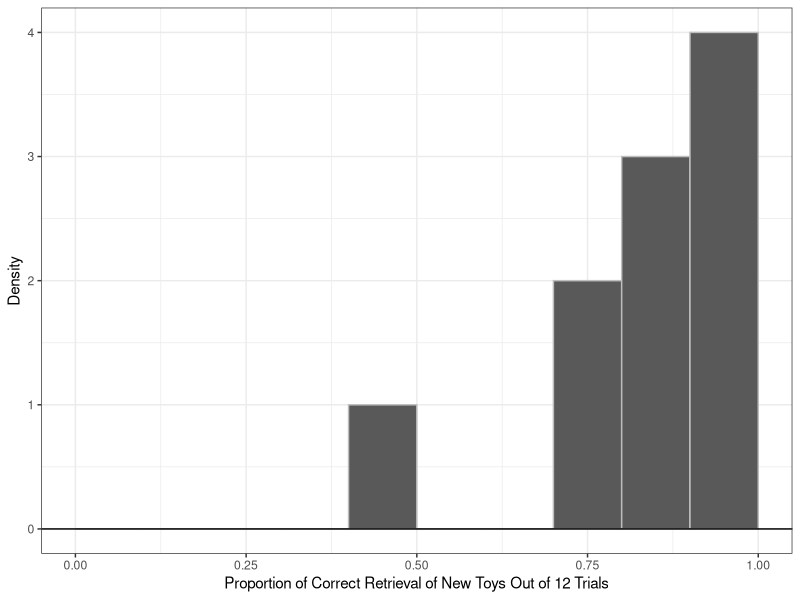
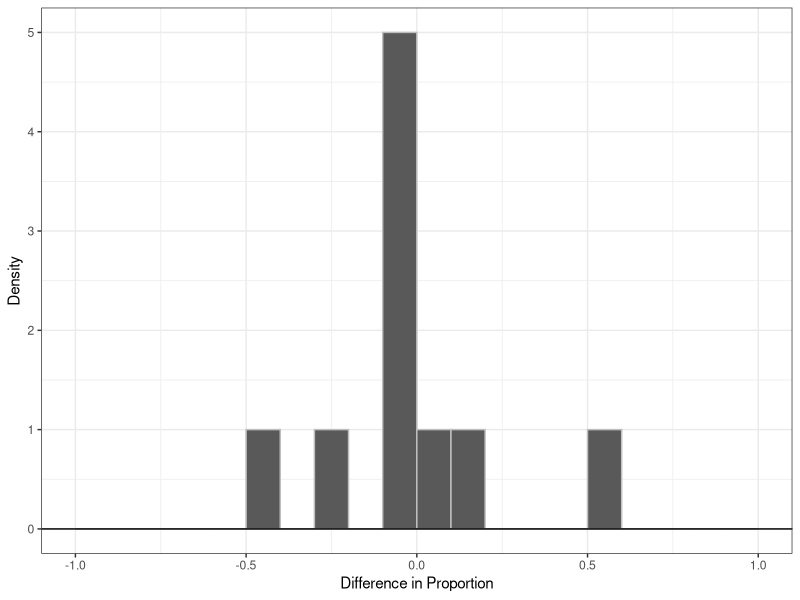

These figures' R source, in order:
## ---- chunk 1
#| echo: false

default_chunk_hook  <- knitr::knit_hooks$get("chunk")

latex_font_size <- c("Huge", "huge", "LARGE", "Large", 
                     "large", "normalsize", "small", 
                     "footnotesize", "scriptsize", "tiny")

knitr::knit_hooks$set(chunk = function(x, options) {
  x <- default_chunk_hook(x, options)
  if(options$size %in% latex_font_size) {
    paste0("\n \\", options$size, "\n\n", 
      x, 
      "\n\n \\normalsize"
    )
  } else {
    x
  }
})

knitr::opts_chunk$set(size = "scriptsize")
## ---- chunk 2
#| label: load-packages
#| include: false
library(tidyverse)
library(ggplot2)
## ---- chunk 3
overhear = c(1.0000, 1.0000, 0.7500, 1.0000, 0.4167, 0.8333, 0.7500, 0.8333, 0.8333, 1.0000)

summary_overhear = data.frame(
  Statistics = c("Mean", "SD", "Median", "IQR", "Skewness", "Excess_Kurtosis", "Min", "Max"),
  Value      = c(mean(overhear), sd(overhear), median(overhear), IQR(overhear),
                 e1071::skewness(overhear), e1071::kurtosis(overhear), min(overhear), max(overhear))
)
## ---- chunk 4
pdiff = c(-0.0833, 0.0000, -0.0833, -0.0833, 0.5833, 0.0833, -0.2500, 0.1667, 0.0000, -0.4167)

summary_pdiff = data.frame(
  Statistics = c("Mean", "SD", "Median", "IQR", "Skewness", "Excess_Kurtosis", "Min", "Max"),
  Value      = c(mean(pdiff), sd(pdiff), median(pdiff), IQR(pdiff),
                 e1071::skewness(pdiff), e1071::kurtosis(pdiff), min(pdiff), max(pdiff))
)
## ---- chunk 5
#| label: tbl-summary-overhear
#| tbl-cap: "Descriptive Statistics for Overhearing Condition"
#| tbl-align: "center"
#| size: scriptsize
summary_overhear |> knitr::kable(digits = 2)
## ---- chunk 6
#| label: fig-overhear
#| fig-cap: "Results for Overhearing Condition"
#| fig-width: 5
#| fig-height: 3
#| scale: "80%"
#| fig-align: "center"
#| size: scriptsize

# In a histogram, the range of data is split into consecutive, equal-width intervals. These are called bindwidth. Then it places each observation into a bindwidth.

ggplot(data.frame(overhear), aes(x = overhear)) +          
  geom_histogram(aes(y = after_stat(density)),              
                  breaks = seq(0, 1, 0.1),               
                  color = "gray") +
  geom_hline(yintercept = 0) +
  theme_bw() +                                              
  labs(x = "Proportion of Correct Retrieval of New Toys Out of 12 Trials",                                       
       y = "Density") 
## ---- chunk 7
#| label: tbl-summary-pdiff
#| tbl-cap: "Descriptive Statistics for Paired Differences between the Overhearing and Direct Address Condition"
#| tbl-align: "center"
#| size: scriptsize
summary_pdiff |> knitr::kable(digits = 2)
## ---- chunk 8
#| label: fig-paired-difference
#| fig-cap: "Difference in the Proportion of Correct Retrieval of New Toys between Direct Address and Overhearing Condition"
#| fig-width: 5
#| fig-height: 3
#| scale: "80%"
#| fig-align: "center"
#| size: scriptsize

ggplot(data.frame(pdiff), aes(x = pdiff)) +          
  geom_histogram(aes(y = after_stat(density)),              
                  breaks = seq(-1, 1, 0.1),               
                  color = "gray") +
  geom_hline(yintercept = 0) +
  theme_bw() +                                              
  labs(x = "Difference in Proportion",                                       
       y = "Density")                                     
## ---- chunk 9
overhear_b = c(1, 1, 1, 1, 0, 1, 1, 1, 1, 1)

summary_overhear_b = data.frame(
  n = length(overhear_b),
  x = sum(overhear_b),
  Proportion = mean(overhear_b)
  # In Bernoulli data, the proportion is the mean.
)
## ---- chunk 10
#| label: tbl-summary-bernoulli
#| tbl-cap: "Number of Dogs that Retrieved the Correct New Toys Above Chance Level"
#| tbl-align: "center"
#| size: scriptsize
summary_overhear_b |> knitr::kable(digits = 2)
## ---- chunk 11
# The count of observations where the dogs performed above chance follows a Binomial Distribution.

test.result = binom.test(x = 9,     # number of successes 
                         n = 10,    # number of trials
                         p = 0.5,   # probability of success in each trial
                         alternative = "two.sided",
                         conf.level = 0.95)

test.result$p.value
## ---- chunk 12
set.seed(7272)

null = rep(NA, 10000)

# for each randomization: randomly relabel each dog's difference score (i.e., flipping its sign)

for (i in 1:10000){
  signs = sample(c(-1, 1), 
          size = length(pdiff), 
          replace = TRUE)
  null[i] = mean(signs * pdiff)
}

# two-sided p-value
# We take absolute values because we're looking at values that are equal to or larger than our observed mean in both directions. 
# Proportion = Mean(logical vector) because T is treated as 1 and F as 0.

p_value = mean(abs(null) >= abs(mean(pdiff)))
print(p_value)

## ---- chunk 13
(dbinom(x   = 10, 
       size = 10, 
       p    = 0.5^2))    
# probability of selecting the correct new toy out of 2 new toys in 1 trial is 0.5, so will be 0.25 across 2 trials
## ---- chunk 14
n = 10
p = 0.25
mu = n * p
sigma = sqrt(n * p * (1 - p))

((pnorm(10.5, mean = mu, sd = sigma) - pnorm(9.5, mean = mu, sd = sigma)))

# this is density, not probability (area under the curve) (dnorm(10, mean = 10 * 0.25, sd=sqrt(10 * 0.25 * (1 - 0.25))))
